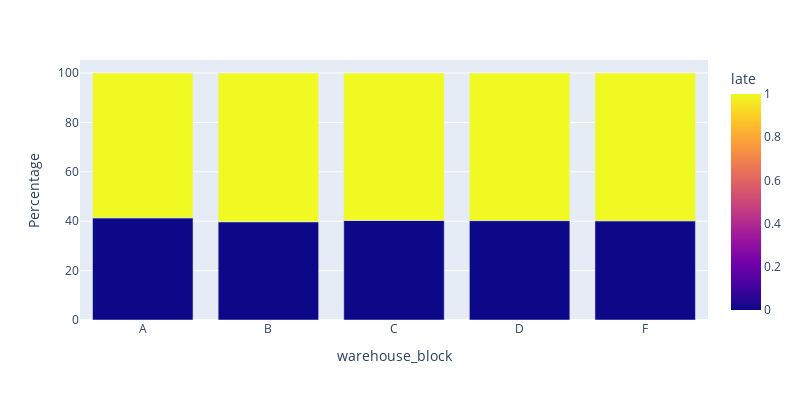

The notebook cell saved with this chart:
### Code cell
df_warehouse = df.groupby(['warehouse_block', 'late']).agg({'ID' : 'count' }).reset_index()
df_warehouse.columns = ['warehouse_block', 'late', 'Count']
df_warehouse['Total'] = df_warehouse.groupby(['warehouse_block'])['Count'].transform('sum')
df_warehouse['Percentage'] = round(df_warehouse['Count'] / df_warehouse['Total'] * 100, 2)
df_warehouse

# sns.barplot(x = 'warehouse_block', y = 'Percentage' , data = df_warehouse, hue = 'late')
fig = px.bar(df_warehouse, x='warehouse_block', y='Percentage', color = 'late', height=400, width=800, barmode='group')
fig.show()

### Figure 1 — Plotly figure (JSON) as saved in the notebook; plotly's stock layout.template omitted (floating-point values rounded to 4 significant figures)
{"data": [{"alignmentgroup": "True", "hovertemplate": "warehouse_block=%{x}<br>Percentage=%{y}<br>late=%{marker.color}<extra></extra>", "legendgroup": "", "marker": {"color": [0, 1, 0, 1, 0, 1, 0, 1, 0, 1], "coloraxis": "coloraxis", "pattern": {"shape": ""}}, "name": "", "offsetgroup": "", "orientation": "v", "showlegend": false, "textposition": "auto", "type": "bar", "x": ["A", "A", "B", "B", "C", "C", "D", "D", "F", "F"], "xaxis": "x", "y": [41.35, 58.65, 39.77, 60.23, 40.32, 59.68, 40.24, 59.76, 40.15, 59.85], "yaxis": "y"}], "layout": {"barmode": "group", "coloraxis": {"colorbar": {"title": {"text": "late"}}, "colorscale": [[0, "#0d0887"], [0.1111, "#46039f"], [0.2222, "#7201a8"], [0.3333, "#9c179e"], [0.4444, "#bd3786"], [0.5556, "#d8576b"], [0.6667, "#ed7953"], [0.7778, "#fb9f3a"], [0.8889, "#fdca26"], [1, "#f0f921"]]}, "height": 400, "legend": {"tracegroupgap": 0}, "margin": {"t": 60}, "width": 800, "xaxis": {"anchor": "y", "domain": [0, 1], "title": {"text": "warehouse_block"}}, "yaxis": {"anchor": "x", "domain": [0, 1], "title": {"text": "Percentage"}}}}
